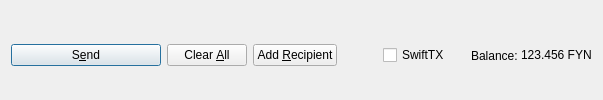
         <widget class="QFrame" name="frame_Send">
          <layout class="QHBoxLayout" name="horizontalLayout">
           <property name="bottomMargin">
            <number>0</number>
           </property>
           <item>
            <widget class="QPushButton" name="sendButton">
             <property name="minimumSize">
              <size>
               <width>150</width>
               <height>0</height>
              </size>
             </property>
             <property name="toolTip">
              <string>Confirm the send action</string>
             </property>
             <property name="text">
              <string>S&amp;end</string>
             </property>
             <property name="icon">
              <iconset resource="../fyncoin.qrc">
               <normaloff>:/icons/send</normaloff>:/icons/send</iconset>
             </property>
             <property name="autoDefault">
              <bool>false</bool>
             </property>
             <property name="default">
              <bool>true</bool>
             </property>
            </widget>
           </item>
           <item>
            <widget class="QPushButton" name="clearButton">
             <property name="sizePolicy">
              <sizepolicy hsizetype="Minimum" vsizetype="Fixed">
               <horstretch>0</horstretch>
               <verstretch>0</verstretch>
              </sizepolicy>
             </property>
             <property name="toolTip">
              <string>Clear all fields of the form.</string>
             </property>
             <property name="text">
              <string>Clear &amp;All</string>
             </property>
             <property name="icon">
              <iconset resource="../fyncoin.qrc">
               <normaloff>:/icons/remove</normaloff>:/icons/remove</iconset>
             </property>
             <property name="autoDefault">
              <bool>false</bool>
             </property>
            </widget>
           </item>
           <item>
            <widget class="QPushButton" name="addButton">
             <property name="toolTip">
              <string>Send to multiple recipients at once</string>
             </property>
             <property name="text">
              <string>Add &amp;Recipient</string>
             </property>
             <property name="icon">
              <iconset resource="../fyncoin.qrc">
               <normaloff>:/icons/add</normaloff>:/icons/add</iconset>
             </property>
             <property name="autoDefault">
              <bool>false</bool>
             </property>
            </widget>
           </item>
           <item>
            <spacer name="horizontalSpacer">
             <property name="orientation">
              <enum>Qt::Horizontal</enum>
             </property>
             <property name="sizeHint" stdset="0">
              <size>
               <width>40</width>
               <height>20</height>
              </size>
             </property>
            </spacer>
           </item>
           <item>
            <layout class="QHBoxLayout" name="horizontalLayout_2">
             <property name="spacing">
              <number>3</number>
             </property>
             <item>
              <widget class="QCheckBox" name="checkSwiftTX">
               <property name="enabled">
                <bool>true</bool>
               </property>
               <property name="minimumSize">
                <size>
                 <width>85</width>
                 <height>0</height>
                </size>
               </property>
               <property name="text">
                <string>SwiftTX</string>
               </property>
              </widget>
             </item>
             <item>
              <widget class="QLabel" name="label">
               <property name="text">
                <string>Balance:</string>
               </property>
              </widget>
             </item>
             <item>
              <widget class="QLabel" name="labelBalance">
               <property name="sizePolicy">
                <sizepolicy hsizetype="Preferred" vsizetype="Fixed">
                 <horstretch>0</horstretch>
                 <verstretch>0</verstretch>
                </sizepolicy>
               </property>
               <property name="cursor">
                <cursorShape>IBeamCursor</cursorShape>
               </property>
               <property name="text">
                <string notr="true">123.456 FYN</string>
               </property>
               <property name="textInteractionFlags">
                <set>Qt::LinksAccessibleByMouse|Qt::TextSelectableByKeyboard|Qt::TextSelectableByMouse</set>
               </property>
              </widget>
             </item>
            </layout>
           </item>
          </layout>
         </widget>
